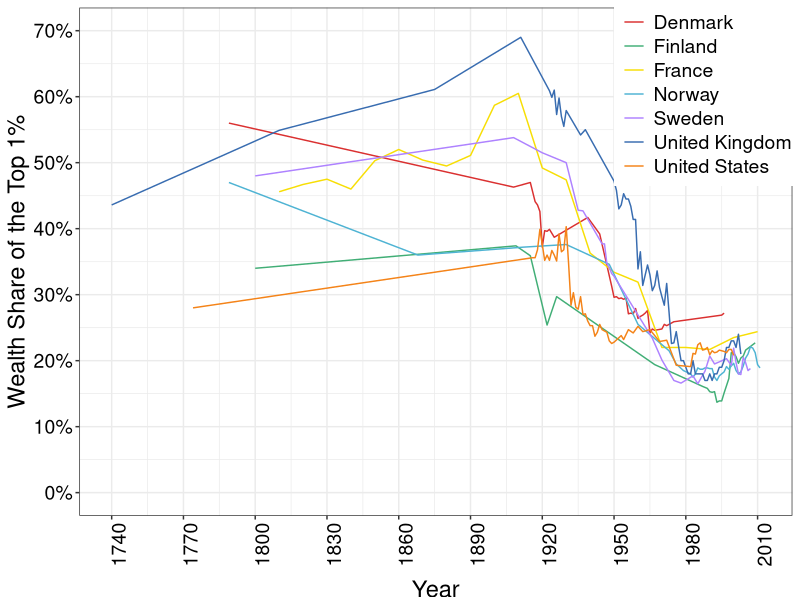
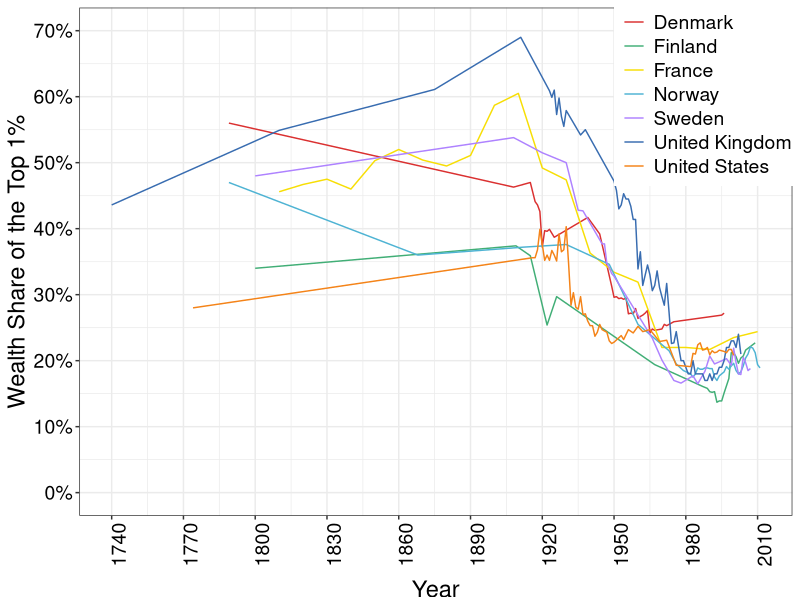

Here is the R script that generated these plots, in order:
require(shape)
library(tidyverse)
library(lubridate)
library(openxlsx)
library(readxl)

wealth_share <- read_excel("capitalism/top_1percent_wealth_share.xlsx")

COL <- c("#7fc97f", "#beaed4", "#fdc086", "#ffff99", "#386cb0", "#f0027f", "#bf5b17", "#666666")
COLA <- c("#e0f3db", "#99d8c9","#66c2a4","#41ae76", "#238b45", "#005824", "#f0027f")
COLB <- c("#c6dbef", "#4eb3d3", "#2b8cbe", "#0868ac","#084081", "#9e9ac8","#f0027f")
COLC <- c("#fcfbfd", "#efedf5", "#dadaeb", "#bcbddc", "#9e9ac8", "#807dba", "#6a51a3", "#54278f", "#3f007d")
COLD <- c("#DA3030","#41ae76","#F7DE04", "#4eb3d3","#AE82FF","#386cb0","#F48318","#41ae76","#6a51a3", "#DA3030")

#Cleaning the wealth share data. Source: CORE
wealth_share_gathered <- wealth_share %>% 
  gather(Country, Wealth_share, c("Denmark", "Finland", "France", "Norway", "Sweden", "United Kingdom", "United States") )

wealth_share1 <- wealth_share_gathered[-c(1, 69, 137, 205, 273, 341, 409), ] 

wealth_share2 <- wealth_share1 %>%
  mutate(Year = ifelse(Country == "Denmark", ...1, ifelse(Country == "Finland", ...3, ifelse(Country == "France", ...5, ifelse(Country == "Norway", ...7, ifelse(Country == "Sweden", ...9, ifelse(Country == "United Kingdom", ...11, ifelse(Country == "United States", ...13, NA))))))))

wealth_share2$Wealth_share = as.numeric(as.character(wealth_share2$Wealth_share))

wealth_share3 <- wealth_share2 %>%
  select(-c("...1", "...3", "...5", "...7", "...9", "...11", "...13")) %>%
  filter(!is.na(Year)) %>%
  mutate(wealth_share = (Wealth_share)/100)

#Plotting the data 
wealth_share_plot <- ggplot(wealth_share3, aes(x = Year, y = wealth_share, group = Country, color = Country)) +
  geom_line() +
  #geom_line(aes(linetype = Country)) + #if we differentiate the lines without color
  ylab("Wealth Share of the Top 1%") + 
  scale_y_continuous(breaks = seq(0, 0.7, by = 0.1), labels = scales::percent_format(accuracy = 1), limits = c(0,0.7)) +
  scale_x_continuous(breaks = seq(1740, 2010, by = 30)) +
  theme_bw() + 
  theme(legend.position=c(0.88,0.83), 
        legend.title=element_blank(), 
        axis.title.y = element_text(size = 17, vjust = 1),
        legend.text=element_text(size=14),
        axis.text.x = element_text(size = 14, angle = 90, color = "black"),
        axis.text.y = element_text(size = 14, color = "black"),  
        axis.title.x = element_text(size = 17, vjust = -1)) +
  scale_color_manual(values = COLD)
  


print(wealth_share_plot)

#Save plot to PDF
ggsave(wealth_share_plot, filename = "wealth_share_top_1percent.pdf", 
       path = "capitalism",
       width = 9, height = 7, units = "in")


dev.off()
